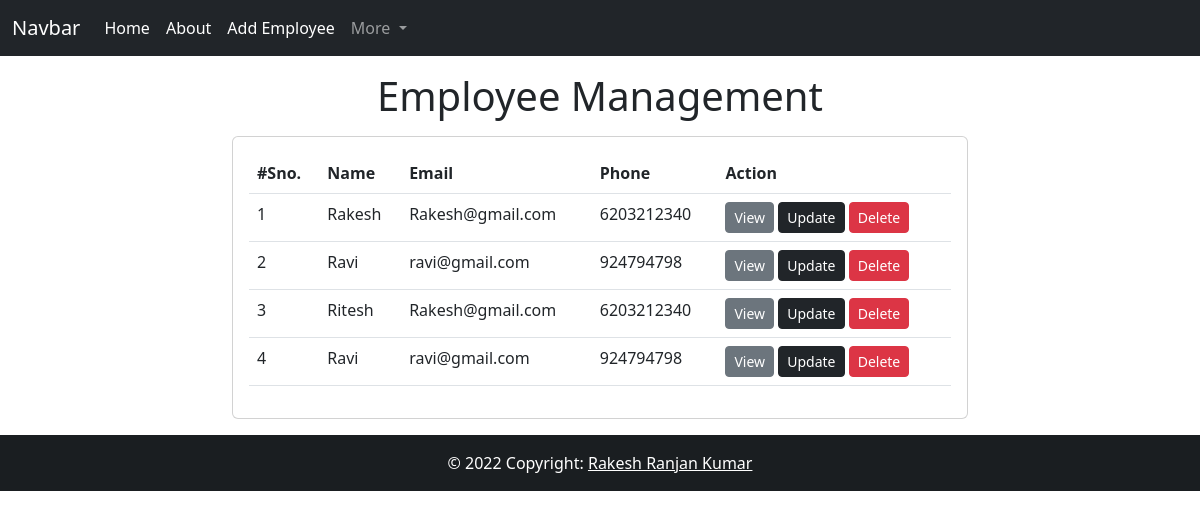
The page /emp/home/ on the database its author committed.
### emp/models.py (models this page shows, shortened)
class Employee(models.Model):
    emp_id=models.AutoField(primary_key=True)
    first_name=models.CharField(max_length=150)
    last_name=models.CharField(max_length=150)
    email=models.CharField(max_length=120)
    phone=models.CharField(max_length=10)
    address=models.CharField(max_length=30)
    department=models.CharField(max_length=45)
    emp_isActive=models.BooleanField(default=True)

### emp/views.py (the view)
# urls.py: path('home/', emp_home),
def emp_home(request):
    emps=Employee.objects.all()
    return render(request, 'emp_tamplates/home.html', {
        'emps':emps
    })

### templates/emp_tamplates/home.html
    {% include 'emp_tamplates/emp_navbar.html' %}
    <h1 class="text-center my-3">Employee Management</h1>
    <div class="container ">
        <div class="row">
            <div class="col-md-8 offset-2">
                <div class="card">
                    <div class="card-body">
                        <table class="table">
                            <thead>
                                <tr>
                                    <th>#Sno.</th>
                                    <th>Name</th>
                                    <th>Email</th>
                                    <th>Phone</th>
                                    <th>Action</th>
                                </tr>
                            </thead>
                            <tbody>
                                {% for e in emps %}
                                <tr>
                                    <td>{{forloop.counter}}</td>
                                    <td>{{e.first_name}} {{last_name}}</td>
                                    <td>{{e.email}}</td>
                                    <td>{{e.phone}}</td>
                                    <td>
                                        <a href="#" class="btn btn-secondary btn-sm">View</a>
                                        <a href="/emp/update-employee/{{e.emp_id}}" class="btn btn-dark btn-sm">Update</a>
                                        <a href="/emp/delete-employee/{{e.emp_id}}" class="btn btn-danger btn-sm">Delete</a>
                                    </td>
                                </tr>
                                {% endfor %}
                            </tbody>
                        </table>
                    </div>
                </div>
            </div>
        </div>
    </div>
    {% include 'emp_tamplates/emp_footer.html' %}

### templates/emp_tamplates/emp_navbar.html (shortened to what this page needs)
<!doctype html>
<html lang="en">
<head>
    <link href="https://cdn.jsdelivr.net/npm/bootstrap@5.2.1/dist/css/bootstrap.min.css" rel="stylesheet"
>
</head>
<body>
    <nav class="navbar navbar-dark navbar-expand-lg bg-dark">
        <div class="container-fluid">
            <a class="navbar-brand" href="/emp/home/">Navbar</a>
            <div class="collapse navbar-collapse" id="navbarSupportedContent">
                <ul class="navbar-nav me-auto justify-content-center mb-2 mb-lg-0">
                    <li class="nav-item">
                        <a class="nav-link active" aria-current="page" href="/emp/home/">Home</a>
                    </li>
                    <li class="nav-item">
                        <a class="nav-link active" aria-current="page" href="/emp/about/">About</a>
                    </li>
                    <li class="nav-item">
                        <a class="nav-link active" aria-current="page" href="/emp/add-employee/">Add Employee</a>
                    </li>
                    <li class="nav-item dropdown">
                        <a class="nav-link dropdown-toggle" href="#" role="button" data-bs-toggle="dropdown"
                            aria-expanded="false">
                            More
                        </a>
                    </li>
                </ul>
            </div>
        </div>
    </nav>

### templates/emp_tamplates/emp_footer.html (shortened to what this page needs)
<footer class="bg-dark text-center text-white mt-3">
    <div class="text-center p-3" style="background-color: rgba(0, 0, 0, 0.2);">
        © 2022 Copyright:
        <a class="text-white" href="#">Rakesh Ranjan Kumar</a>
    </div>
</footer>
</body>
</html>

### rows shown on the page
Employee: first_name "Rakesh", email "Rakesh@gmail.com", phone "6203212340"
Employee: first_name "Ravi", email "ravi@gmail.com", phone "924794798"
Employee: first_name "Ritesh", email "Rakesh@gmail.com", phone "6203212340"
Employee: first_name "Ravi", email "ravi@gmail.com", phone "924794798"
